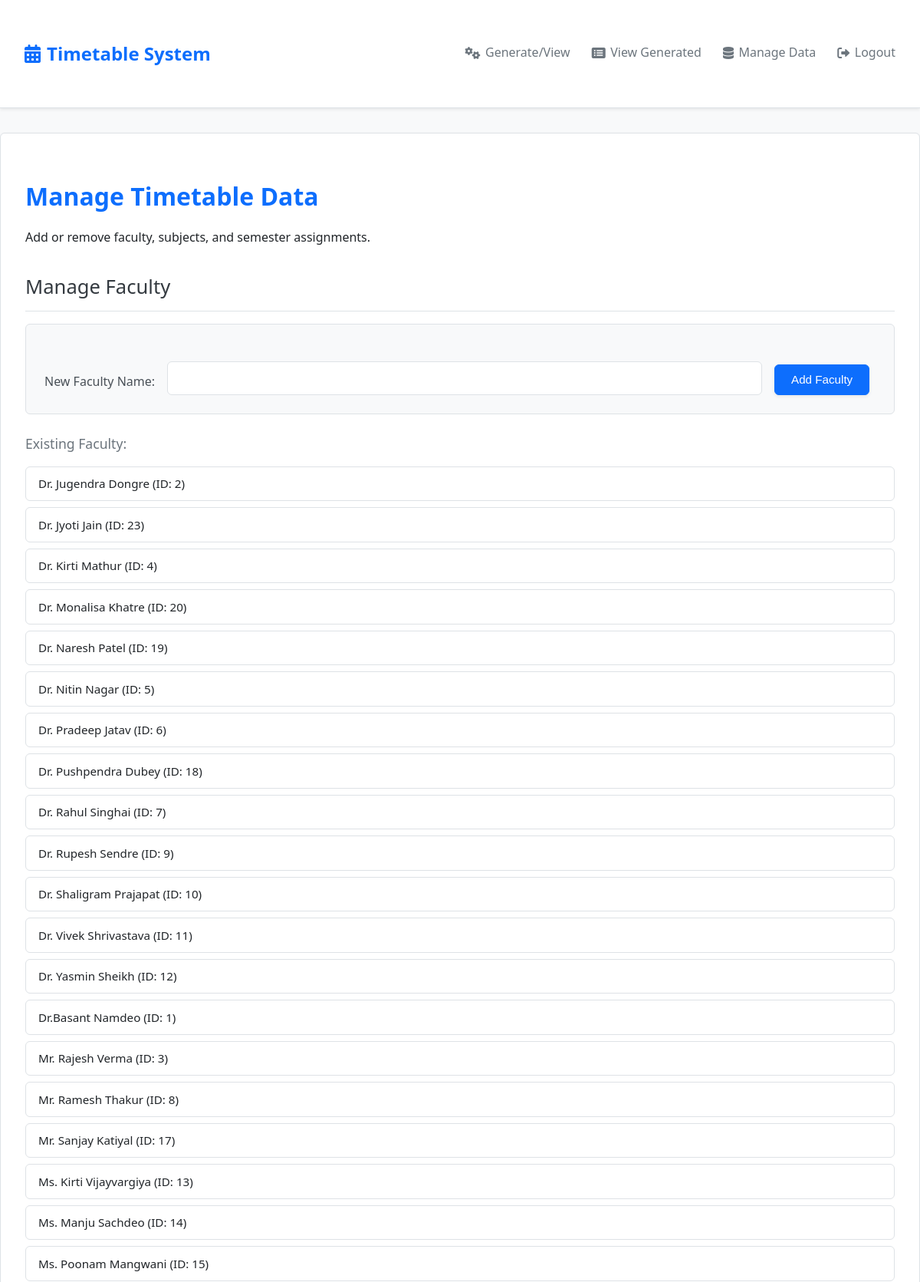
/manage (signed in, upper part), run on the app's committed database.
### tables this page shows
CREATE TABLE Faculty (
    faculty_id INTEGER PRIMARY KEY AUTOINCREMENT,
    faculty_name TEXT NOT NULL UNIQUE
);

### app.py (the view)
@app.route('/manage')
@login_required
def manage_data():
    faculty = db_utils.list_faculty()
    subjects = db_utils.list_subjects()
    rooms = db_utils.list_rooms()
    assignments = db_utils.list_semester_subjects()
    return render_template('manage_data.html',
                           faculty=faculty,
                           subjects=subjects,
                           rooms=rooms,
                           assignments=assignments)

### app.py (called while the page is built)
def login_required(f):
    @wraps(f)
    def decorated_function(*args, **kwargs):
        if 'logged_in' not in session:
            flash('Please log in to access this page.', 'warning')
            return redirect(url_for('login', next=request.url))
        return f(*args, **kwargs)
    return decorated_function

### db_utils.py (called while the page is built)
def connect_db():
    try:
        conn = sqlite3.connect(DATABASE_NAME)
        conn.row_factory = sqlite3.Row # Access columns by name
        conn.execute("PRAGMA foreign_keys = ON")
        return conn
    except sqlite3.Error as e:
        print(f"Database connection error: {e}")
        return None

def fetch_data(query, params=()):
    conn = connect_db()
    if conn:
        try:
            cursor = conn.cursor()
            cursor.execute(query, params)
            data = [dict(row) for row in cursor.fetchall()]
            conn.close()
            return data
        except sqlite3.Error as e:
            print(f"Database fetch error: {e}")
            conn.close()
    return [] # Return empty list on error or no connection

def list_faculty():
    query = "SELECT faculty_id, faculty_name FROM Faculty ORDER BY faculty_name"
    return fetch_data(query)

def list_subjects():
    query = "SELECT subject_id, subject_code, subject_name FROM Subjects ORDER BY subject_name"
    return fetch_data(query)

def list_semester_subjects(semester=None, section=None):
    base_query = """
        SELECT ss.assignment_id, ss.semester, ss.section,
               s.subject_name, f.faculty_name, ss.subject_id, ss.faculty_id
        FROM SemesterSubjects ss
        JOIN Subjects s ON ss.subject_id = s.subject_id
        JOIN Faculty f ON ss.faculty_id = f.faculty_id
    """
    conditions = []
    params = []
    if semester:
        conditions.append("ss.semester = ?")
        params.append(semester)
    if section:
        conditions.append("ss.section = ?")
        params.append(section)
    if conditions:
        base_query += " WHERE " + " AND ".join(conditions)
    base_query += " ORDER BY ss.semester, ss.section, s.subject_name"
    return fetch_data(base_query, tuple(params))

def list_rooms():
    query = "SELECT room_id, room_number FROM Rooms ORDER BY room_number"
    return fetch_data(query)

### templates/manage_data.html (shortened to what this page needs)
{% extends "base.html" %}
{% block content %}
    <h1>Manage Timetable Data</h1>
    <p>Add or remove faculty, subjects, and semester assignments.</p>
    <div class="manage-section">
        <h2>Manage Faculty</h2>
        <form action="{{ url_for('add_faculty_route') }}" method="post" class="inline-form">
            <label for="faculty_name">New Faculty Name:</label>
            <input type="text" id="faculty_name" name="faculty_name" required>
            <button type="submit">Add Faculty</button>
        </form>
        <h4>Existing Faculty:</h4>
        <ul>
            {% for f in faculty %}
                <li>{{ f.faculty_name }} (ID: {{ f.faculty_id }})</li>
            {% else %}
                <li>No faculty found.</li>
            {% endfor %}
        </ul>
    </div>
{% endblock %}

### templates/base.html (shortened to what this page needs)
<!DOCTYPE html>
<html lang="en">
<head>
    <link rel="stylesheet" href="{{ url_for('static', filename='css/style.css') }}">
    <link rel="stylesheet" href="https://cdnjs.cloudflare.com/ajax/libs/font-awesome/6.0.0/css/all.min.css">
</head>
<body>
    <header>
        <nav class="container">
            <a href="{{ url_for('generate_view_timetable') }}" class="site-title"><i class="fas fa-calendar-alt"></i> Timetable System</a>
            <div class="nav-links">
                <a href="{{ url_for('generate_view_timetable') }}"><i class="fas fa-cogs"></i> Generate/View</a>
                <a href="{{ url_for('list_generated_timetables') }}"><i class="fas fa-list-alt"></i> View Generated</a>
                {% if session.logged_in %}
                    <a href="{{ url_for('manage_data') }}"><i class="fas fa-database"></i> Manage Data</a>
                    <a href="{{ url_for('logout') }}"><i class="fas fa-sign-out-alt"></i> Logout</a>
                {% else %}
                    <a href="{{ url_for('login') }}"><i class="fas fa-sign-in-alt"></i> Admin Login</a>
                {% endif %}
            </div>
        </nav>
    </header>
    <main class="container">
        {% block content %}{% endblock %}
    </main>
</body>
</html>

### static/css/style.css (style rules this page uses)
:root { --primary-color: #0d6efd; --secondary-color: #6c757d; --light-bg: #f8f9fa; --white-bg: #ffffff; --border-color: #dee2e6; --text-color: #212529; --link-color: #0d6efd; --link-hover-color: #0a58ca; --success-bg: #d1e7dd; --success-border: #badbcc; --success-text: #0f5132; --error-bg: #f8d7da; --error-border: #f5c6cb; --error-text: #842029; --warning-bg: #fff3cd; --warning-border: #ffeeba; --warning-text: #664d03; --info-bg: #cff4fc; --info-border: #b6effb; --info-text: #055160; --font-family: system-ui, -apple-system, "Segoe UI", Roboto, "Helvetica Neue", Arial, sans-serif; --border-radius: 0.375rem; --box-shadow: 0 0.125rem 0.25rem rgba(0, 0, 0, 0.075); --box-shadow-lg: 0 0.5rem 1rem rgba(0, 0, 0, 0.15); }
body { font-family: var(--font-family); margin: 0; padding: 0; line-height: 1.6; background-color: var(--light-bg); color: var(--text-color); font-size: 16px; }
.container { max-width: 1200px; margin: 2rem auto; padding: 2rem; background-color: var(--white-bg); border: 1px solid var(--border-color); border-radius: var(--border-radius); box-shadow: var(--box-shadow); }
header { background-color: var(--white-bg); padding: 0.5rem 0; color: var(--text-color); box-shadow: var(--box-shadow); border-bottom: 1px solid var(--border-color); position: sticky; top: 0; z-index: 1030; }
nav.container { padding-top: 0.5rem; padding-bottom: 0.5rem; display: flex; justify-content: space-between; align-items: center; background-color: transparent; border: none; box-shadow: none; }
nav .site-title { font-size: 1.5rem; font-weight: 600; color: var(--primary-color); text-decoration: none; display: flex; align-items: center; gap: 0.5rem; }
nav .site-title i { color: var(--primary-color); }
nav .nav-links a { text-decoration: none; color: var(--secondary-color); margin-left: 1.5rem; font-weight: 500; transition: color 0.2s ease; display: inline-flex; align-items: center; gap: 0.3rem; padding: 0.5rem 0; border-bottom: 2px solid transparent; }
nav .nav-links a:first-child { margin-left: 0; }
nav .nav-links a i { margin-right: 0.1rem; }
h1, h2, h3, h4 { color: #343a40; margin-top: 1.5rem; margin-bottom: 1rem; font-weight: 500; }
h1 { font-size: 2rem; font-weight: 600; color: var(--primary-color); }
h2 { font-size: 1.6rem; border-bottom: 1px solid var(--border-color); padding-bottom: 0.6rem; margin-top: 2rem; }
h4 { font-size: 1.15rem; color: var(--secondary-color); margin-top: 1.5rem; }
label { display: block; margin-bottom: 0.5rem; font-weight: 500; color: #495057; }
input[type="text"], input[type="password"], select { display: block; width: 100%; padding: 0.75rem 1rem; border: 1px solid var(--border-color); border-radius: var(--border-radius); box-sizing: border-box; font-size: 1rem; background-color: var(--white-bg); transition: border-color 0.15s ease-in-out, box-shadow 0.15s ease-in-out; }
button, input[type="submit"], .button-link, .btn { display: inline-flex; align-items: center; justify-content: center; gap: 0.4rem; padding: 0.65rem 1.3rem; font-size: 0.95rem; font-weight: 500; color: var(--white-bg); background-color: var(--link-color); border: 1px solid var(--link-color); border-radius: var(--border-radius); cursor: pointer; text-align: center; text-decoration: none; margin-right: 0.5rem; transition: all 0.2s ease-in-out; box-shadow: var(--box-shadow); vertical-align: middle; }
.inline-form { display: flex; flex-wrap: wrap; align-items: flex-end; gap: 1rem; margin-bottom: 1.5rem; padding: 1.5rem; background-color: var(--light-bg); border: 1px solid var(--border-color); border-radius: var(--border-radius); }
.inline-form label { margin-bottom: 0.25rem; white-space: nowrap; }
.inline-form input[type="text"], .inline-form select { width: auto; flex-grow: 1; min-width: 150px; }
.inline-form button { flex-shrink: 0; margin-top: 1.75rem; }
.manage-section { margin-bottom: 2.5rem; padding: 0; border: none; background-color: transparent; box-shadow: none; }
.manage-section h4 { margin-top: 1rem; margin-bottom: 0.5rem; font-size: 1.1rem; }
.manage-section ul { list-style: none; padding-left: 0; margin-bottom: 1.5rem; }
.manage-section li { background: var(--white-bg); padding: 0.6rem 1rem; border: 1px solid var(--border-color); border-radius: var(--border-radius); margin-bottom: 0.5rem; font-size: 0.95rem; }

### data on the page
Faculty: faculty_name "Dr. Jugendra Dongre", faculty_id "2"
Faculty: faculty_name "Dr. Jyoti Jain", faculty_id "23"
Faculty: faculty_name "Dr. Kirti Mathur", faculty_id "4"
Faculty: faculty_name "Dr. Monalisa Khatre", faculty_id "20"
Faculty: faculty_name "Dr. Naresh Patel", faculty_id "19"
Faculty: faculty_name "Dr. Nitin Nagar", faculty_id "5"
Faculty: faculty_name "Dr. Pradeep Jatav", faculty_id "6"
Faculty: faculty_name "Dr. Pushpendra Dubey", faculty_id "18"
Faculty: faculty_name "Dr. Rahul Singhai", faculty_id "7"
Faculty: faculty_name "Dr. Rupesh Sendre", faculty_id "9"
Faculty: faculty_name "Dr. Shaligram Prajapat", faculty_id "10"
Faculty: faculty_name "Dr. Vivek Shrivastava", faculty_id "11"
Faculty: faculty_name "Dr. Yasmin Sheikh", faculty_id "12"
Faculty: faculty_name "Dr.Basant Namdeo", faculty_id "1"
Faculty: faculty_name "Mr. Rajesh Verma", faculty_id "3"
Faculty: faculty_name "Mr. Ramesh Thakur", faculty_id "8"
Faculty: faculty_name "Mr. Sanjay Katiyal", faculty_id "17"
Faculty: faculty_name "Ms. Kirti Vijayvargiya", faculty_id "13"
Faculty: faculty_name "Ms. Manju Sachdeo", faculty_id "14"
Faculty: faculty_name "Ms. Poonam Mangwani", faculty_id "15"
